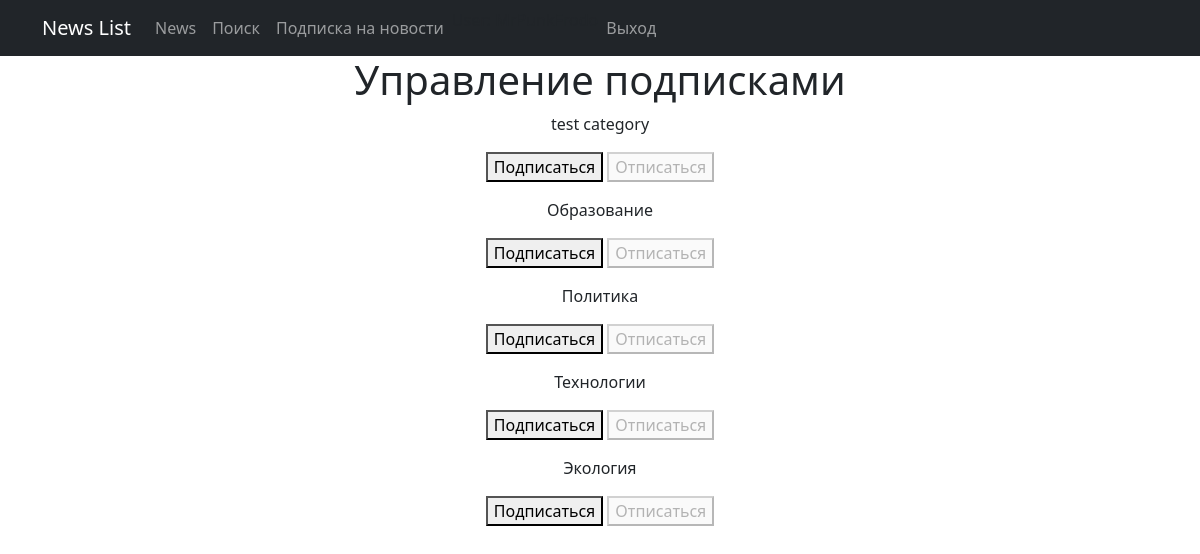
The app's page /subscriptions/ (signed in) with its own data.
### news/models.py (models this page shows, shortened)
class Category(models.Model):
    name = models.CharField(max_length=64, unique=True)
    class Meta:
        verbose_name = 'Категория'
        verbose_name_plural = 'Категории'

### news/views.py (the view, shortened to what this page needs)
# urls.py: path('subscriptions/', subscriptions, name='subscriptions'),
@login_required
@csrf_protect
def subscriptions(request):
    categories_with_subscriptions = Category.objects.annotate(
        user_subscribed=Exists(
            Subscriber.objects.filter(
                user=request.user,
                category=OuterRef('pk'),
            )
        )
    ).order_by('name')
    return render(
        request,
        'subscriptions.html',
        {'categories': categories_with_subscriptions},
    )

### templates/subscriptions.html (shortened to what this page needs)
{% extends 'flatpages/default.html' %}
{% block content %}
    <h1>Управление подписками</h1>
    {% for category in categories  %}
        <p>
            {{ category.name }}
            <form method="post">
                {% if category.user_subscribed %}
                    <button disabled>Подписаться</button>
                    <button name="action" value="unsubscribe">Отписаться</button>
                {% else %}
                    <button name="action" value="subscribe">Подписаться</button>
                    <button disabled>Отписаться</button>
                {% endif %}
            </form>
        </p>
    {% endfor %}
{% endblock content %}

### records on screen
Category: name "test category", shows "Подписаться"
Category: name "Образование", shows "Подписаться"
Category: name "Политика", shows "Подписаться"
Category: name "Технологии", shows "Подписаться"
Category: name "Экология", shows "Подписаться"
